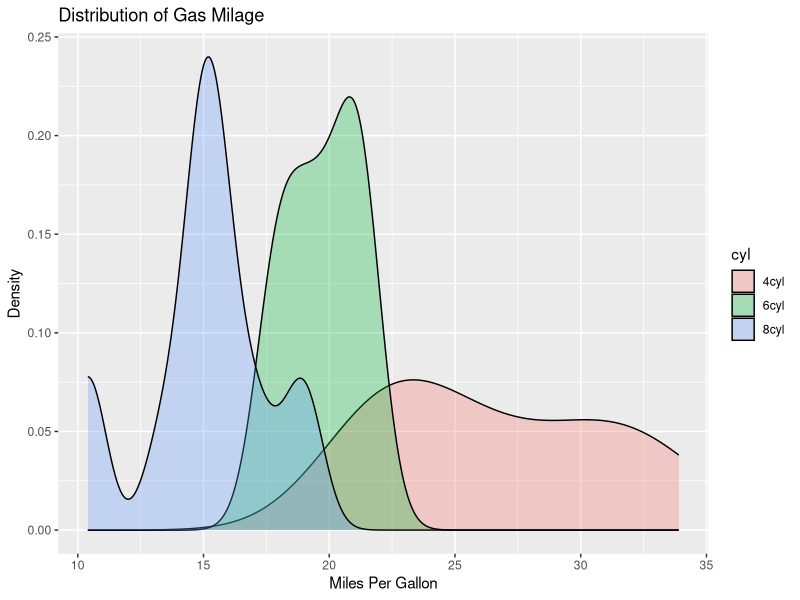
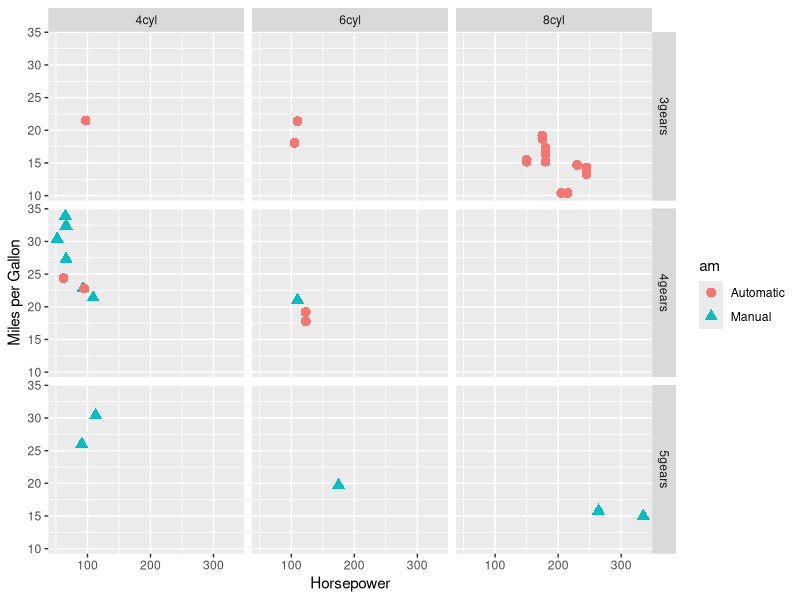
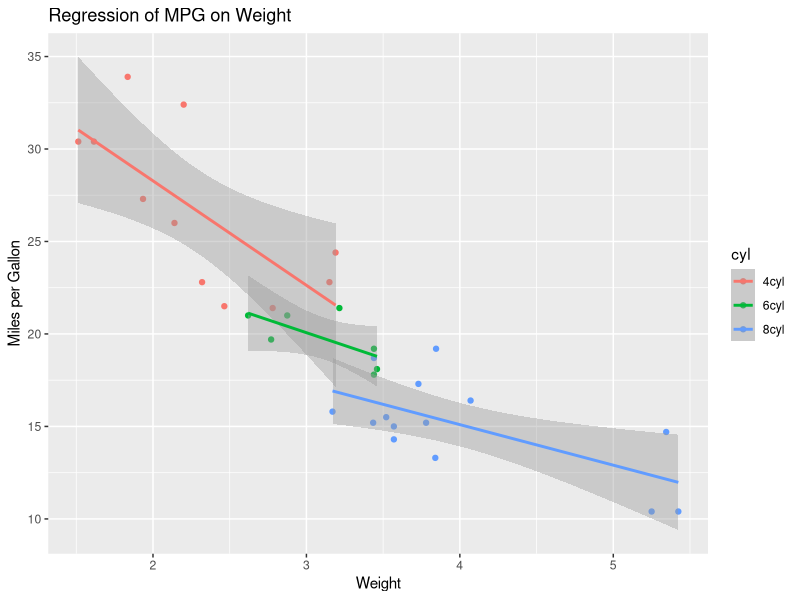
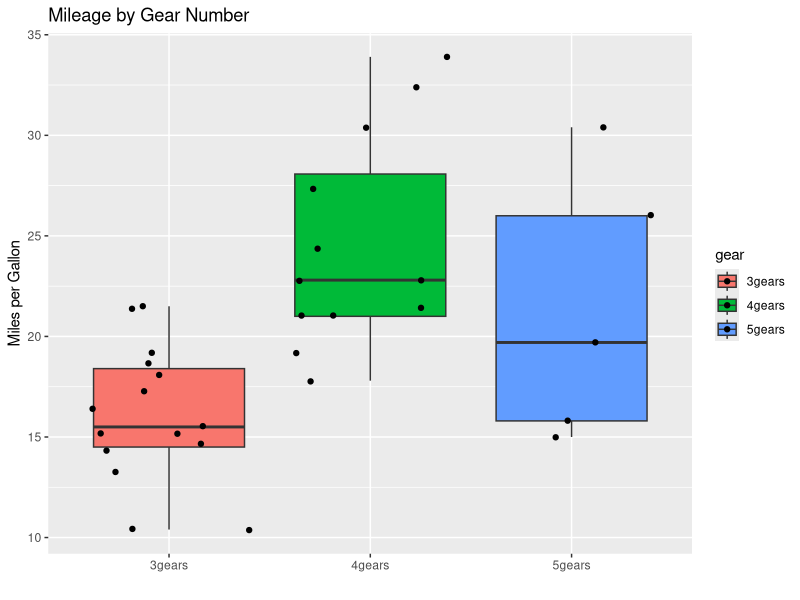

Write R code to recreate these figures, in order.
## ---- chunk 1
library(ggplot2)
library(tidyverse)
## ---- chunk 2

# create factors with value labels 
mtcars$gear <- factor(mtcars$gear,levels=c(3,4,5),
  	labels=c("3gears","4gears","5gears")) 
mtcars$am <- factor(mtcars$am,levels=c(0,1),
  	labels=c("Automatic","Manual")) 
mtcars$cyl <- factor(mtcars$cyl,levels=c(4,6,8),
   labels=c("4cyl","6cyl","8cyl")) 

## ---- chunk 3

# Kernel density plots for mpg
# grouped by number of gears (indicated by color)
qplot(mpg, data=mtcars, geom="density", fill=cyl, alpha=I(.3), 
   main="Distribution of Gas Milage", xlab="Miles Per Gallon", 
   ylab="Density")

## ---- chunk 4

# Scatterplot of mpg vs. hp for each combination of gears and cylinders
# in each facet, transmittion type is represented by shape and color
qplot(hp, mpg, data=mtcars, shape=am, color=am, 
   facets=gear~cyl, size=I(3),
   xlab="Horsepower", ylab="Miles per Gallon") 

## ---- chunk 5
# Separate regressions of mpg on weight for each number of cylinders
qplot(wt, mpg, data=mtcars, geom=c("point", "smooth"), 
   method="lm", formula=y~x, color=cyl, 
   main="Regression of MPG on Weight", 
   xlab="Weight", ylab="Miles per Gallon")


## ---- chunk 6

# Boxplots of mpg by number of gears 
# observations (points) are overlayed and jittered
qplot(gear, mpg, data=mtcars, geom=c("boxplot", "jitter"), 
   fill=gear, main="Mileage by Gear Number",
   xlab="", ylab="Miles per Gallon")
